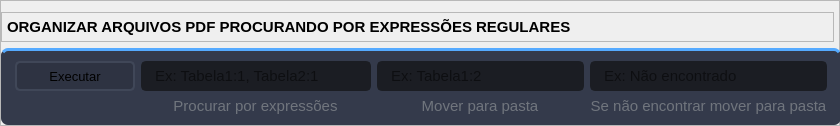
                     <widget class="QFrame" name="frame_top_page_search">
                      <property name="minimumSize">
                       <size>
                        <width>840</width>
                        <height>0</height>
                       </size>
                      </property>
                      <property name="maximumSize">
                       <size>
                        <width>840</width>
                        <height>16777215</height>
                       </size>
                      </property>
                      <property name="frameShape">
                       <enum>QFrame::StyledPanel</enum>
                      </property>
                      <property name="frameShadow">
                       <enum>QFrame::Raised</enum>
                      </property>
                      <layout class="QVBoxLayout" name="verticalLayout_11">
                       <property name="leftMargin">
                        <number>0</number>
                       </property>
                       <property name="rightMargin">
                        <number>5</number>
                       </property>
                       <property name="bottomMargin">
                        <number>0</number>
                       </property>
                       <item>
                        <widget class="QFrame" name="frame_description_search">
                         <property name="frameShape">
                          <enum>QFrame::StyledPanel</enum>
                         </property>
                         <property name="frameShadow">
                          <enum>QFrame::Raised</enum>
                         </property>
                         <layout class="QHBoxLayout" name="horizontalLayout_30">
                          <property name="leftMargin">
                           <number>5</number>
                          </property>
                          <property name="topMargin">
                           <number>5</number>
                          </property>
                          <property name="rightMargin">
                           <number>5</number>
                          </property>
                          <property name="bottomMargin">
                           <number>5</number>
                          </property>
                          <item alignment="Qt::AlignLeft">
                           <widget class="QLabel" name="label_description_search">
                            <property name="font">
                             <font>
                              <family>Segoe UI</family>
                              <pointsize>11</pointsize>
                              <weight>75</weight>
                              <bold>true</bold>
                             </font>
                            </property>
                            <property name="text">
                             <string>ORGANIZAR ARQUIVOS PDF PROCURANDO POR EXPRESSÕES REGULARES</string>
                            </property>
                           </widget>
                          </item>
                         </layout>
                        </widget>
                       </item>
                       <item>
                        <widget class="QFrame" name="frame_middle">
                         <property name="minimumSize">
                          <size>
                           <width>840</width>
                           <height>0</height>
                          </size>
                         </property>
                         <property name="maximumSize">
                          <size>
                           <width>840</width>
                           <height>16777215</height>
                          </size>
                         </property>
                         <property name="styleSheet">
                          <string notr="true">background-color:#343A4B;
border-radius: 7px;
border-top: 3px solid rgb(85, 170, 255);</string>
                         </property>
                         <property name="frameShape">
                          <enum>QFrame::StyledPanel</enum>
                         </property>
                         <property name="frameShadow">
                          <enum>QFrame::Raised</enum>
                         </property>
                         <layout class="QVBoxLayout" name="verticalLayout_19">
                          <property name="leftMargin">
                           <number>9</number>
                          </property>
                          <property name="topMargin">
                           <number>5</number>
                          </property>
                          <property name="rightMargin">
                           <number>5</number>
                          </property>
                          <property name="bottomMargin">
                           <number>5</number>
                          </property>
                          <item>
                           <widget class="QFrame" name="frame_keywords">
                            <property name="minimumSize">
                             <size>
                              <width>0</width>
                              <height>0</height>
                             </size>
                            </property>
                            <property name="maximumSize">
                             <size>
                              <width>16777215</width>
                              <height>16777215</height>
                             </size>
                            </property>
                            <property name="styleSheet">
                             <string notr="true">border:0px;</string>
                            </property>
                            <property name="frameShape">
                             <enum>QFrame::StyledPanel</enum>
                            </property>
                            <property name="frameShadow">
                             <enum>QFrame::Raised</enum>
                            </property>
                            <layout class="QGridLayout" name="gridLayout_3">
                             <property name="leftMargin">
                              <number>5</number>
                             </property>
                             <property name="topMargin">
                              <number>5</number>
                             </property>
                             <property name="rightMargin">
                              <number>9</number>
                             </property>
                             <property name="bottomMargin">
                              <number>5</number>
                             </property>
                             <item row="0" column="2">
                              <widget class="QLineEdit" name="lineEdit_moveto_search">
                               <property name="minimumSize">
                                <size>
                                 <width>0</width>
                                 <height>30</height>
                                </size>
                               </property>
                               <property name="maximumSize">
                                <size>
                                 <width>16777215</width>
                                 <height>16777215</height>
                                </size>
                               </property>
                               <property name="font">
                                <font>
                                 <family>Segoe UI</family>
                                 <pointsize>11</pointsize>
                                </font>
                               </property>
                               <property name="styleSheet">
                                <string notr="true">QLineEdit {
	background-color: rgb(27, 29, 35);
	border-radius: 5px;
	border: 2px solid rgb(27, 29, 35);
	padding-left: 10px;
}
QLineEdit:hover {
	border: 2px solid rgb(85, 170, 255);
	border: 2px solid rgb(91, 101, 124);
}
QLineEdit:focus {
	border: 2px solid rgb(85, 170, 255);
}</string>
                               </property>
                               <property name="readOnly">
                                <bool>false</bool>
                               </property>
                               <property name="placeholderText">
                                <string>Ex: Tabela1:2</string>
                               </property>
                              </widget>
                             </item>
                             <item row="1" column="3" alignment="Qt::AlignHCenter">
                              <widget class="QLabel" name="label_else_search">
                               <property name="minimumSize">
                                <size>
                                 <width>200</width>
                                 <height>0</height>
                                </size>
                               </property>
                               <property name="maximumSize">
                                <size>
                                 <width>16777215</width>
                                 <height>16777215</height>
                                </size>
                               </property>
                               <property name="font">
                                <font>
                                 <family>Segoe UI</family>
                                 <pointsize>11</pointsize>
                                </font>
                               </property>
                               <property name="styleSheet">
                                <string notr="true">color: rgb(112, 117, 125);</string>
                               </property>
                               <property name="text">
                                <string>Se não encontrar mover para pasta</string>
                               </property>
                               <property name="alignment">
                                <set>Qt::AlignCenter</set>
                               </property>
                              </widget>
                             </item>
                             <item row="1" column="2" alignment="Qt::AlignHCenter">
                              <widget class="QLabel" name="label_moveto_search">
                               <property name="maximumSize">
                                <size>
                                 <width>16777215</width>
                                 <height>16777215</height>
                                </size>
                               </property>
                               <property name="font">
                                <font>
                                 <family>Segoe UI</family>
                                 <pointsize>11</pointsize>
                                </font>
                               </property>
                               <property name="styleSheet">
                                <string notr="true">color: rgb(112, 117, 125);</string>
                               </property>
                               <property name="text">
                                <string>Mover para pasta</string>
                               </property>
                               <property name="alignment">
                                <set>Qt::AlignCenter</set>
                               </property>
                              </widget>
                             </item>
                             <item row="0" column="0">
                              <widget class="QPushButton" name="pushButton_run_search">
                               <property name="minimumSize">
                                <size>
                                 <width>120</width>
                                 <height>30</height>
                                </size>
                               </property>
                               <property name="maximumSize">
                                <size>
                                 <width>16777215</width>
                                 <height>16777215</height>
                                </size>
                               </property>
                               <property name="font">
                                <font>
                                 <family>Segoe UI</family>
                                 <pointsize>10</pointsize>
                                </font>
                               </property>
                               <property name="styleSheet">
                                <string notr="true">QPushButton {
	border: 2px solid rgb(64, 71, 88);
	border-radius: 5px;	
	background-color:#2E3342;
}
QPushButton:hover {
	background-color: rgb(85, 170, 255);
	border: 2px solid rgb(85, 170, 255);
}
QPushButton:pressed {	
	background-color: rgb(35, 40, 49);
	border: 2px solid rgb(43, 50, 61);
}</string>
                               </property>
                               <property name="text">
                                <string>Executar</string>
                               </property>
                               <property name="icon">
                                <iconset resource="../Simple_PySide_Base/files.qrc">
                                 <normaloff>:/16x16/icons/16x16/cil-media-play.png</normaloff>:/16x16/icons/16x16/cil-media-play.png</iconset>
                               </property>
                               <property name="iconSize">
                                <size>
                                 <width>18</width>
                                 <height>18</height>
                                </size>
                               </property>
                              </widget>
                             </item>
                             <item row="0" column="3">
                              <widget class="QLineEdit" name="lineEdit_else_search">
                               <property name="minimumSize">
                                <size>
                                 <width>0</width>
                                 <height>30</height>
                                </size>
                               </property>
                               <property name="maximumSize">
                                <size>
                                 <width>16777215</width>
                                 <height>16777215</height>
                                </size>
                               </property>
                               <property name="font">
                                <font>
                                 <family>Segoe UI</family>
                                 <pointsize>11</pointsize>
                                </font>
                               </property>
                               <property name="styleSheet">
                                <string notr="true">QLineEdit {
	background-color: rgb(27, 29, 35);
	border-radius: 5px;
	border: 2px solid rgb(27, 29, 35);
	padding-left: 10px;
}
QLineEdit:hover {
	border: 2px solid rgb(85, 170, 255);
	border: 2px solid rgb(91, 101, 124);
}
QLineEdit:focus {
	border: 2px solid rgb(85, 170, 255);
}</string>
                               </property>
                               <property name="placeholderText">
                                <string>Ex: Não encontrado</string>
                               </property>
                              </widget>
                             </item>
                             <item row="1" column="1" alignment="Qt::AlignHCenter">
                              <widget class="QLabel" name="label_keywords_search">
                               <property name="minimumSize">
                                <size>
                                 <width>0</width>
                                 <height>0</height>
                                </size>
                               </property>
                               <property name="maximumSize">
                                <size>
                                 <width>16777215</width>
                                 <height>16777215</height>
                                </size>
                               </property>
                               <property name="font">
                                <font>
                                 <family>Segoe UI</family>
                                 <pointsize>11</pointsize>
                                </font>
                               </property>
                               <property name="styleSheet">
                                <string notr="true">color: rgb(112, 117, 125);</string>
                               </property>
                               <property name="text">
                                <string>Procurar por expressões</string>
                               </property>
                               <property name="alignment">
                                <set>Qt::AlignCenter</set>
                               </property>
                              </widget>
                             </item>
                             <item row="0" column="1">
                              <widget class="QLineEdit" name="lineEdit_keywords_search">
                               <property name="minimumSize">
                                <size>
                                 <width>230</width>
                                 <height>30</height>
                                </size>
                               </property>
                               <property name="maximumSize">
                                <size>
                                 <width>16777215</width>
                                 <height>16777215</height>
                                </size>
                               </property>
                               <property name="font">
                                <font>
                                 <family>Segoe UI</family>
                                 <pointsize>11</pointsize>
                                </font>
                               </property>
                               <property name="styleSheet">
                                <string notr="true">QLineEdit {
	background-color: rgb(27, 29, 35);
	border-radius: 5px;
	border: 2px solid rgb(27, 29, 35);
	padding-left: 10px;
}
QLineEdit:hover {
	border: 2px solid rgb(85, 170, 255);
	border: 2px solid rgb(91, 101, 124);
}
QLineEdit:focus {
	border: 2px solid rgb(85, 170, 255);
}</string>
                               </property>
                               <property name="text">
                                <string/>
                               </property>
                               <property name="placeholderText">
                                <string>Ex: Tabela1:1, Tabela2:1</string>
                               </property>
                              </widget>
                             </item>
                            </layout>
                           </widget>
                          </item>
                         </layout>
                        </widget>
                       </item>
                      </layout>
                     </widget>
